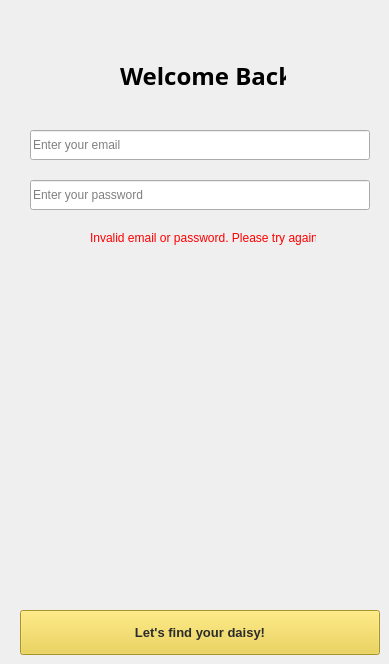
    <widget class="QWidget" name="signin">
     <property name="styleSheet">
      <string notr="true"/>
     </property>
     <widget class="QLabel" name="text_welcome">
      <property name="geometry">
       <rect>
        <x>120</x>
        <y>60</y>
        <width>166</width>
        <height>32</height>
       </rect>
      </property>
      <property name="font">
       <font>
        <family>Segoe UI Semibold</family>
        <pointsize>18</pointsize>
        <bold>true</bold>
       </font>
      </property>
      <property name="text">
       <string>Welcome Back!</string>
      </property>
     </widget>
     <widget class="QLineEdit" name="lineEdit_email">
      <property name="geometry">
       <rect>
        <x>30</x>
        <y>130</y>
        <width>340</width>
        <height>30</height>
       </rect>
      </property>
      <property name="placeholderText">
       <string>Enter your email </string>
      </property>
     </widget>
     <widget class="QLineEdit" name="lineEdit_password">
      <property name="geometry">
       <rect>
        <x>30</x>
        <y>180</y>
        <width>340</width>
        <height>30</height>
       </rect>
      </property>
      <property name="frame">
       <bool>true</bool>
      </property>
      <property name="echoMode">
       <enum>QLineEdit::Password</enum>
      </property>
      <property name="cursorPosition">
       <number>0</number>
      </property>
      <property name="placeholderText">
       <string>Enter your password</string>
      </property>
      <property name="clearButtonEnabled">
       <bool>false</bool>
      </property>
     </widget>
     <widget class="QPushButton" name="btnBackSignin">
      <property name="geometry">
       <rect>
        <x>20</x>
        <y>20</y>
        <width>20</width>
        <height>20</height>
       </rect>
      </property>
      <property name="text">
       <string/>
      </property>
      <property name="icon">
       <iconset resource="resources.qrc">
        <normaloff>:/icons/icons/back.png</normaloff>:/icons/icons/back.png</iconset>
      </property>
      <property name="autoDefault">
       <bool>false</bool>
      </property>
      <property name="default">
       <bool>false</bool>
      </property>
      <property name="flat">
       <bool>true</bool>
      </property>
     </widget>
     <widget class="QPushButton" name="btnSign_in">
      <property name="geometry">
       <rect>
        <x>20</x>
        <y>610</y>
        <width>360</width>
        <height>45</height>
       </rect>
      </property>
      <property name="font">
       <font>
        <pointsize>10</pointsize>
        <bold>true</bold>
       </font>
      </property>
      <property name="styleSheet">
       <string notr="true">background-color: #EBCE38;
color: #2c2c2c</string>
      </property>
      <property name="text">
       <string>Let's find your daisy!</string>
      </property>
     </widget>
     <widget class="QLabel" name="label_signin_error">
      <property name="enabled">
       <bool>true</bool>
      </property>
      <property name="geometry">
       <rect>
        <x>90</x>
        <y>230</y>
        <width>226</width>
        <height>16</height>
       </rect>
      </property>
      <property name="styleSheet">
       <string notr="true">color: red</string>
      </property>
      <property name="text">
       <string>Invalid email or password. Please try again.</string>
      </property>
      <property name="alignment">
       <set>Qt::AlignLeading|Qt::AlignLeft|Qt::AlignVCenter</set>
      </property>
     </widget>
    </widget>
